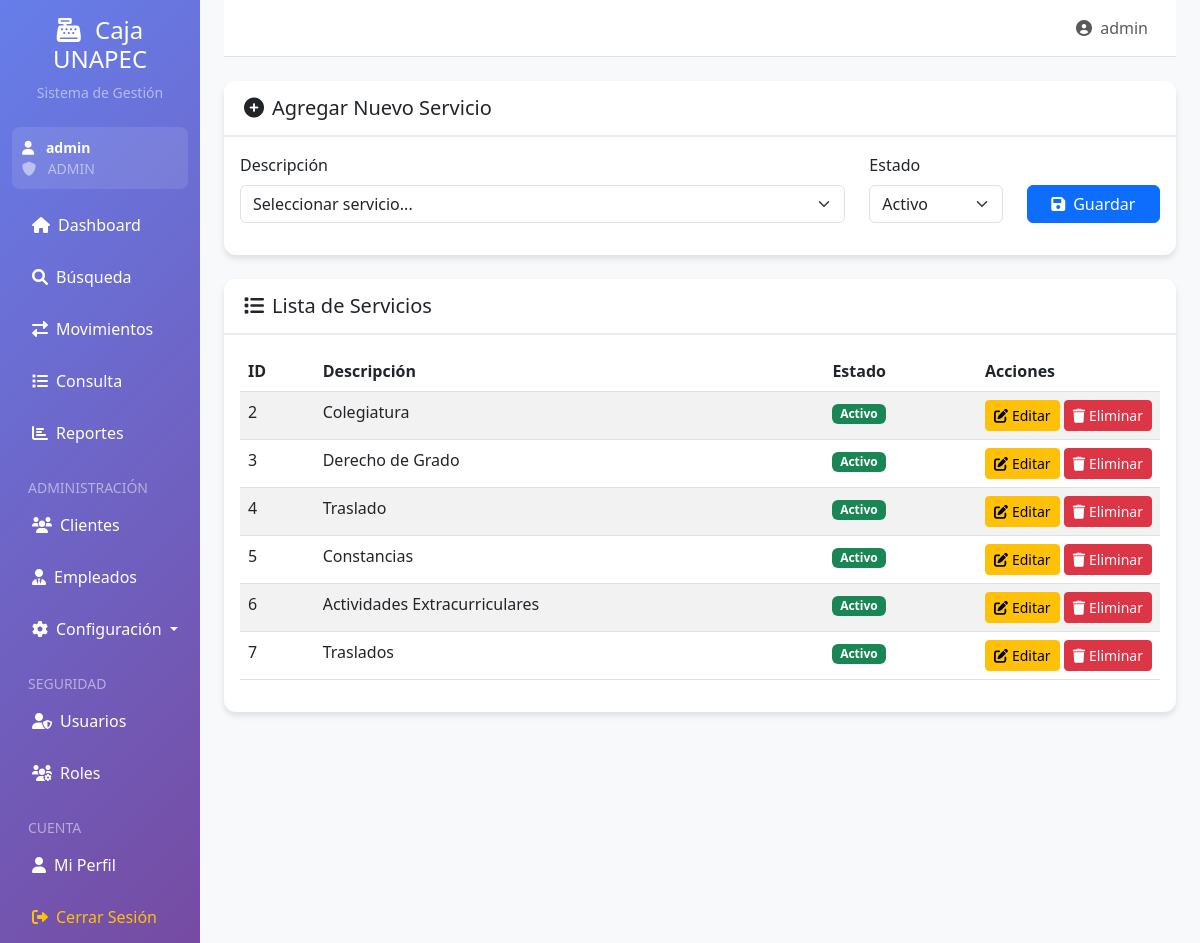
The app's page /servicios (signed in) with its own data.
### app.py (models this page shows)
class Usuario(UserMixin, db.Model):
    id = db.Column(db.Integer, primary_key=True)
    username = db.Column(db.String(50), unique=True, nullable=False)
    password = db.Column(db.String(255), nullable=False)
    email = db.Column(db.String(100), unique=True, nullable=False)
    empleado_id = db.Column(db.Integer, db.ForeignKey('empleado.id'))
    rol_id = db.Column(db.Integer, db.ForeignKey('rol.id'), nullable=False)
    estado = db.Column(db.String(20), default='Activo')
    fecha_creacion = db.Column(db.DateTime, default=datetime.now)
    ultimo_acceso = db.Column(db.DateTime)

class Rol(db.Model):
    id = db.Column(db.Integer, primary_key=True)
    nombre = db.Column(db.String(50), unique=True, nullable=False)
    descripcion = db.Column(db.String(200))
    usuarios = db.relationship('Usuario', backref='rol', lazy=True)

class Servicio(db.Model):
    id = db.Column(db.Integer, primary_key=True)
    descripcion = db.Column(db.String(200), nullable=False)
    estado = db.Column(db.String(20), default='Activo')
    movimientos = db.relationship('MovimientoCaja', backref='servicio', lazy=True, cascade='all, delete-orphan')

### app.py (the view)
@app.route('/servicios')
@gerente_required
def servicios():
    servicios_list = Servicio.query.all()
    return render_template('servicios.html', servicios=servicios_list)

### app.py (called while the page is built)
@login_manager.user_loader
def load_user(user_id):
    return Usuario.query.get(int(user_id))

def requiere_rol(roles_permitidos):
    def decorator(f):
        @wraps(f)
        def decorated_function(*args, **kwargs):
            if not current_user.is_authenticated:
                return redirect(url_for('login'))
            if current_user.rol.nombre not in roles_permitidos:
                flash('No tienes permisos para acceder a esta página.', 'danger')
                return redirect(url_for('index'))
            return f(*args, **kwargs)
        return decorated_function
    return decorator

@app.context_processor
def inject_datetime():
    return {'datetime': datetime}

### templates/servicios.html (shortened to what this page needs)
{% extends "base.html" %}
{% block content %}
<div class="row">
    <div class="col-12">
        <div class="card mb-4">
            <div class="card-header">
                <h5 class="card-title mb-0">
                    <i class="fas fa-plus-circle me-2"></i>Agregar Nuevo Servicio
                </h5>
            </div>
            <div class="card-body">
                <form method="POST" action="{{ url_for('agregar_servicio') }}">
                    <div class="row">
                        <div class="col-md-8 mb-3">
                            <label class="form-label">Descripción</label>
                            <select class="form-select" name="descripcion" required>
                                <option value="">Seleccionar servicio...</option>
                            </select>
                        </div>
                        <div class="col-md-2 mb-3">
                            <label class="form-label">Estado</label>
                            <select class="form-select" name="estado" required>
                                <option value="Activo">Activo</option>
                            </select>
                        </div>
                        <div class="col-md-2 mb-3">
                            <label class="form-label">&nbsp;</label>
                            <button type="submit" class="btn btn-primary w-100">
                                <i class="fas fa-save me-2"></i>Guardar
                            </button>
                        </div>
                    </div>
                </form>
            </div>
        </div>
        <div class="card">
            <div class="card-header">
                <h5 class="card-title mb-0">
                    <i class="fas fa-list me-2"></i>Lista de Servicios
                </h5>
            </div>
            <div class="card-body">
                <div class="table-responsive">
                    <table class="table table-striped">
                        <thead>
                            <tr>
                                <th>ID</th>
                                <th>Descripción</th>
                                <th>Estado</th>
                                <th class="table-actions">Acciones</th>
                            </tr>
                        </thead>
                        <tbody>
                            {% for servicio in servicios %}
                            <tr>
                                <td>{{ servicio.id }}</td>
                                <td>{{ servicio.descripcion }}</td>
                                <td>
                                    <span class="badge bg-{% if servicio.estado == 'Activo' %}success{% else %}danger{% endif %}">
                                        {{ servicio.estado }}
                                    </span>
                                </td>
                                <td class="table-actions">
                                    <button type="button" class="btn btn-sm btn-warning" data-bs-toggle="modal" data-bs-target="#editModal{{ servicio.id }}">
                                        <i class="fas fa-edit me-1"></i>Editar
                                    </button>
                                    <a href="{{ url_for('eliminar_servicio', id=servicio.id) }}" class="btn btn-sm btn-danger" onclick="return confirmDelete()">
                                        <i class="fas fa-trash me-1"></i>Eliminar
                                    </a>
                                </td>
                            </tr>
                            {% else %}
                            <tr>
                                <td colspan="4" class="text-center text-muted">No hay servicios registrados</td>
                            </tr>
                            {% endfor %}
                        </tbody>
                    </table>
                </div>
            </div>
        </div>
    </div>
</div>
{% endblock %}

### templates/base.html (shortened to what this page needs)
<!DOCTYPE html>
<html lang="es">
<head>
    <link href="https://cdn.jsdelivr.net/npm/bootstrap@5.3.0/dist/css/bootstrap.min.css" rel="stylesheet">
    <link href="https://cdnjs.cloudflare.com/ajax/libs/font-awesome/6.0.0/css/all.min.css" rel="stylesheet">
</head>
<body>
    <div class="container-fluid">
        <div class="row">
            <div class="col-md-3 col-lg-2 sidebar d-md-block collapse">
                <div class="position-sticky pt-3">
                    <div class="text-center mb-4">
                        <h4 class="text-white">
                            <i class="fas fa-cash-register me-2"></i>
                            Caja UNAPEC
                        </h4>
                        <p class="text-white-50 small">Sistema de Gestión</p>
                    </div>
                    {% if current_user.is_authenticated %}
                    <div class="user-info">
                        <div class="text-white small">
                            <i class="fas fa-user me-2"></i>
                            <strong>{{ current_user.username }}</strong>
                        </div>
                        <div class="text-white-50 small">
                            <i class="fas fa-shield-alt me-2"></i>
                            {{ current_user.rol.nombre }}
                        </div>
                    </div>
                    {% endif %}
                    <ul class="nav flex-column">
                        <li class="nav-item">
                            <a class="nav-link {% if request.endpoint == 'index' %}active{% endif %}" href="{{ url_for('index') }}">
                                <i class="fas fa-home me-2"></i>Dashboard
                            </a>
                        </li>
                        <li class="nav-item">
                            <a class="nav-link {% if request.endpoint == 'busqueda' %}active{% endif %}" href="{{ url_for('busqueda') }}">
                                <i class="fas fa-search me-2"></i>Búsqueda
                            </a>
                        </li>
                        {% if current_user.is_authenticated and current_user.rol.nombre in ['ADMIN', 'GERENTE', 'CAJERO'] %}
                        <li class="nav-item">
                            <a class="nav-link {% if request.endpoint == 'movimientos' %}active{% endif %}" href="{{ url_for('movimientos') }}">
                                <i class="fas fa-exchange-alt me-2"></i>Movimientos
                            </a>
                        </li>
                        {% endif %}
                        {% if current_user.is_authenticated and current_user.rol.nombre in ['ADMIN', 'GERENTE', 'CONSULTA'] %}
                        <li class="nav-item">
                            <a class="nav-link {% if request.endpoint == 'consulta' %}active{% endif %}" href="{{ url_for('consulta') }}">
                                <i class="fas fa-list me-2"></i>Consulta
                            </a>
                        </li>
                        {% endif %}
                        {% if current_user.is_authenticated and current_user.rol.nombre in ['ADMIN', 'GERENTE', 'CONSULTA'] %}
                        <li class="nav-item">
                            <a class="nav-link {% if request.endpoint == 'reporte' %}active{% endif %}" href="{{ url_for('reporte') }}">
                                <i class="fas fa-chart-bar me-2"></i>Reportes
                            </a>
                        </li>
                        {% endif %}
                        {% if current_user.is_authenticated and current_user.rol.nombre in ['ADMIN', 'GERENTE'] %}
                        <li class="nav-item mt-3">
                            <small class="text-white-50 px-3">ADMINISTRACIÓN</small>
                        </li>
                        <li class="nav-item">
                            <a class="nav-link {% if request.endpoint == 'clientes' %}active{% endif %}" href="{{ url_for('clientes') }}">
                                <i class="fas fa-users me-2"></i>Clientes
                            </a>
                        </li>
                        <li class="nav-item">
                            <a class="nav-link {% if request.endpoint == 'empleados' %}active{% endif %}" href="{{ url_for('empleados') }}">
                                <i class="fas fa-user-tie me-2"></i>Empleados
                            </a>
                        </li>
                        <li class="nav-item dropdown">
                            <a class="nav-link dropdown-toggle" href="#" role="button" data-bs-toggle="dropdown">
                                <i class="fas fa-cog me-2"></i>Configuración
                            </a>
                        </li>
                        {% endif %}
                        {% if current_user.is_authenticated and current_user.rol.nombre == 'ADMIN' %}
                        <li class="nav-item mt-3">
                            <small class="text-white-50 px-3">SEGURIDAD</small>
                        </li>
                        <li class="nav-item">
                            <a class="nav-link {% if request.endpoint == 'admin_usuarios' %}active{% endif %}" href="{{ url_for('admin_usuarios') }}">
                                <i class="fas fa-user-shield me-2"></i>Usuarios
                            </a>
                        </li>
                        <li class="nav-item">
                            <a class="nav-link {% if request.endpoint == 'admin_roles' %}active{% endif %}" href="{{ url_for('admin_roles') }}">
                                <i class="fas fa-users-cog me-2"></i>Roles
                            </a>
                        </li>
                        {% endif %}
                        <li class="nav-item mt-3">
                            <small class="text-white-50 px-3">CUENTA</small>
                        </li>
                        <li class="nav-item">
                            <a class="nav-link {% if request.endpoint == 'perfil' %}active{% endif %}" href="{{ url_for('perfil') }}">
                                <i class="fas fa-user me-2"></i>Mi Perfil
                            </a>
                        </li>
                        <li class="nav-item">
                            <a class="nav-link text-warning" href="{{ url_for('logout') }}">
                                <i class="fas fa-sign-out-alt me-2"></i>Cerrar Sesión
                            </a>
                        </li>
                    </ul>
                </div>
            </div>
            <div class="col-md-9 col-lg-10 main-content ms-sm-auto px-md-4">
                <nav class="navbar navbar-expand-lg navbar-light bg-white border-bottom">
                    <div class="container-fluid">
                        <div class="navbar-nav ms-auto">
                            {% if current_user.is_authenticated %}
                            <span class="navbar-text me-3">
                                <i class="fas fa-user-circle me-1"></i>
                                {{ current_user.username }}
                            </span>
                            {% endif %}
                        </div>
                    </div>
                </nav>
                <main class="py-4">
                    {% block content %}{% endblock %}
                </main>
            </div>
        </div>
    </div>
</body>
</html>

### templates/base.html (style rules this page uses)
.sidebar { min-height: 100vh; background: linear-gradient(135deg, #667eea 0%, #764ba2 100%); }
.sidebar .nav-link { color: #fff; padding: 12px 20px; margin: 2px 0; border-radius: 8px; transition: all 0.3s; }
.table-actions { white-space: nowrap; width: 1%; }
.main-content { background-color: #f8f9fa; min-height: 100vh; }
.card { border: none; border-radius: 12px; box-shadow: 0 4px 6px rgba(0, 0, 0, 0.1); margin-bottom: 20px; }
.card-header { background: white; border-bottom: 2px solid #e9ecef; border-radius: 12px 12px 0 0 !important; padding: 15px 20px; }
.user-info { background: rgba(255, 255, 255, 0.1); border-radius: 8px; padding: 10px; margin: 10px 0; }

### records on screen
Usuario: username "admin"
Rol: rol.nombre "ADMIN"
Servicio: id "2", descripcion "Colegiatura", estado "Activo"
Servicio: id "3", descripcion "Derecho de Grado", estado "Activo"
Servicio: id "4", descripcion "Traslado", estado "Activo"
Servicio: id "5", descripcion "Constancias", estado "Activo"
Servicio: id "6", descripcion "Actividades Extracurriculares", estado "Activo"
Servicio: id "7", descripcion "Traslados", estado "Activo"
